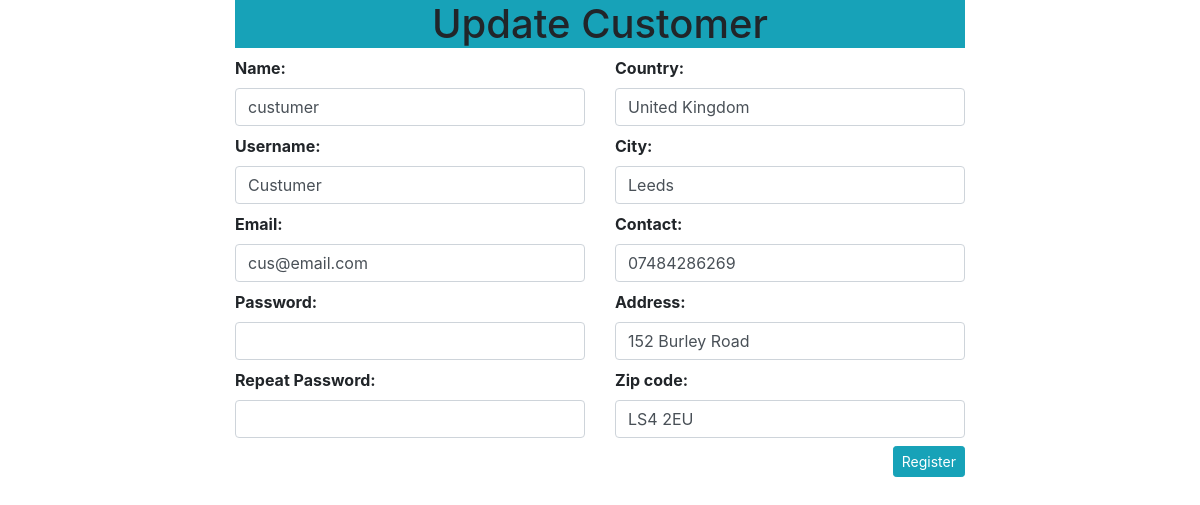
The app's page /updatecustomer/1 (signed in) with its own data.
### shop/customers/model.py (models this page shows, shortened)
class Register(db.Model, UserMixin):
    id = db.Column(db.Integer, primary_key= True)
    name = db.Column(db.String(50), unique= False)
    username = db.Column(db.String(50), unique= True)
    email = db.Column(db.String(50), unique= True)
    password = db.Column(db.String(200), unique= False)
    country = db.Column(db.String(50), unique= False)
    city = db.Column(db.String(50), unique= False)
    contact = db.Column(db.String(50), unique= False)
    address = db.Column(db.String(50), unique= False)
    postcode = db.Column(db.String(50), unique= False)
    date_created = db.Column(db.DateTime, nullable=False, default=datetime.utcnow)

### shop/customers/views.py (the view, shortened to what this page needs)
@app.route('/updatecustomer/<int:id>',methods=['GET','POST'])
def updatecustomer(id):
    if 'email' not in session:
        flash('Login first please','danger')
        return redirect(url_for('login'))
    updatecustomer = Register.query.get_or_404(id)
    form = CustomerRegisterForm(request.form)
    form.name.data = updatecustomer.name
    form.username.data = updatecustomer.username
    form.email.data = updatecustomer.email
    form.password.data = updatecustomer.password
    form.country.data = updatecustomer.country
    form.city.data = updatecustomer.city
    form.contact.data = updatecustomer.contact
    form.address.data = updatecustomer.address
    form.postcode.data = updatecustomer.postcode
    return render_template('customer/register.html',form=form, title='Update User',updatecustomer=updatecustomer)

### shop/customers/forms.py (shortened to what this page needs)
class CustomerRegisterForm(FlaskForm):
    name = StringField('Name: ')
    username = StringField('Username: ', [validators.DataRequired()])
    email = StringField('Email: ', [validators.Email(), validators.DataRequired()])
    password = PasswordField('Password: ', [validators.DataRequired(), validators.EqualTo('confirm', message=' Both password must match! ')])
    confirm = PasswordField('Repeat Password: ', [validators.DataRequired()])
    country = StringField('Country: ', [validators.DataRequired()])
    city = StringField('City: ', [validators.DataRequired()])
    contact = StringField('Contact: ', [validators.DataRequired()])
    address = StringField('Address: ', [validators.DataRequired()])
    postcode = StringField('Zip code: ', [validators.DataRequired()])
    submit = SubmitField('Register')

### shop/templates/customer/register.html (shortened to what this page needs)
{% extends "layout.html" %}
{% block content %}
{% from "_formhelpers.html" import render_field %}
<div class="container">
    <div class="row">
        <div class="col-md-2"></div>
        <div class="col-md-8">
            <h1 class="bg-info text-center">{% if updatecustomer %} Update {% else %}Register {% endif %} Customer</h1>
        </div>
        <div class="col-md-2"></div>
    </div>
    <form action="" method="post">
        <div class="row">
            <div class="col-md-2"></div>
            <div class="col-md-4">
                {{ render_field(form.name, class="form-control")}}
                {{ render_field(form.username,class="form-control")}}
                {{ render_field(form.email,class="form-control")}}
                {{ render_field(form.password, class="form-control")}}
                {{ render_field(form.confirm ,class="form-control")}}
            </div>
            <div class="col-md-4">
                {{ render_field(form.country,class="form-control")}}
                {{ render_field(form.city, class="form-control")}}
                {{ render_field(form.contact, class="form-control")}}
                {{ render_field(form.address, class="form-control")}}
                {{ render_field(form.postcode, class="form-control")}}
                {{ form.submit(class="btn btn-sm btn-info float-right") }}
            </div>
            <div class="col-md-2"></div>
        </div>
    </form>
</div>
{% endblock content %}

### shop/templates/_formhelpers.html (shortened to what this page needs)
{% macro render_field(field) %}
  <dt>{{ field.label }}
  <dd>{{ field(**kwargs)|safe }}
  </dd>
{% endmacro %}

### records on screen
Register: name "custumer", username "Custumer", email "cus@email.com", country "United Kingdom", city "Leeds", contact "07484286269", address "152 Burley Road", postcode "LS4 2EU"

### other values on screen
{{ field.label }} "Name: Username: Email: Password: Repeat Password: Country: City: Contact: Address: Zip code:"
